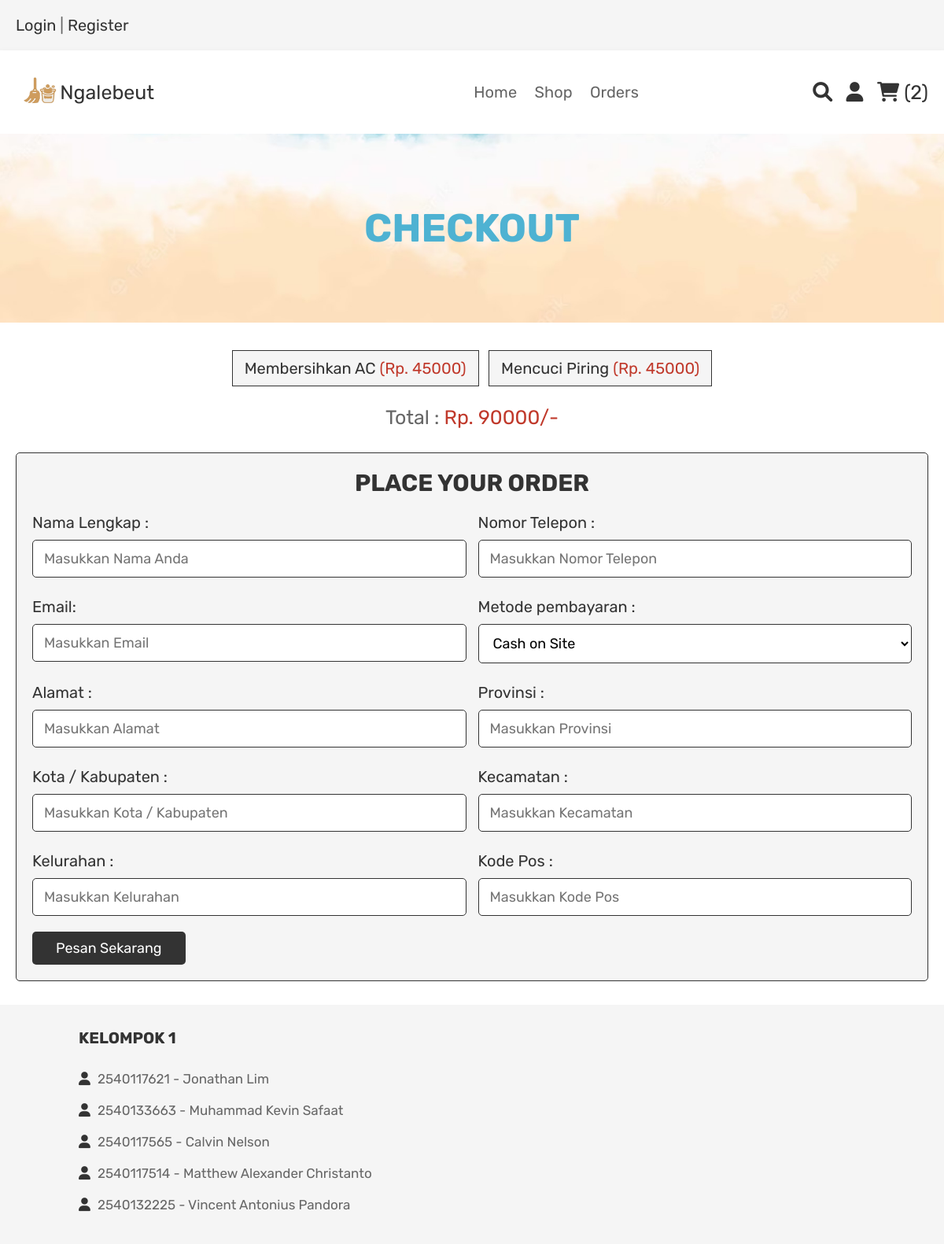
Page /checkout.php (signed in) on the earlier database version.
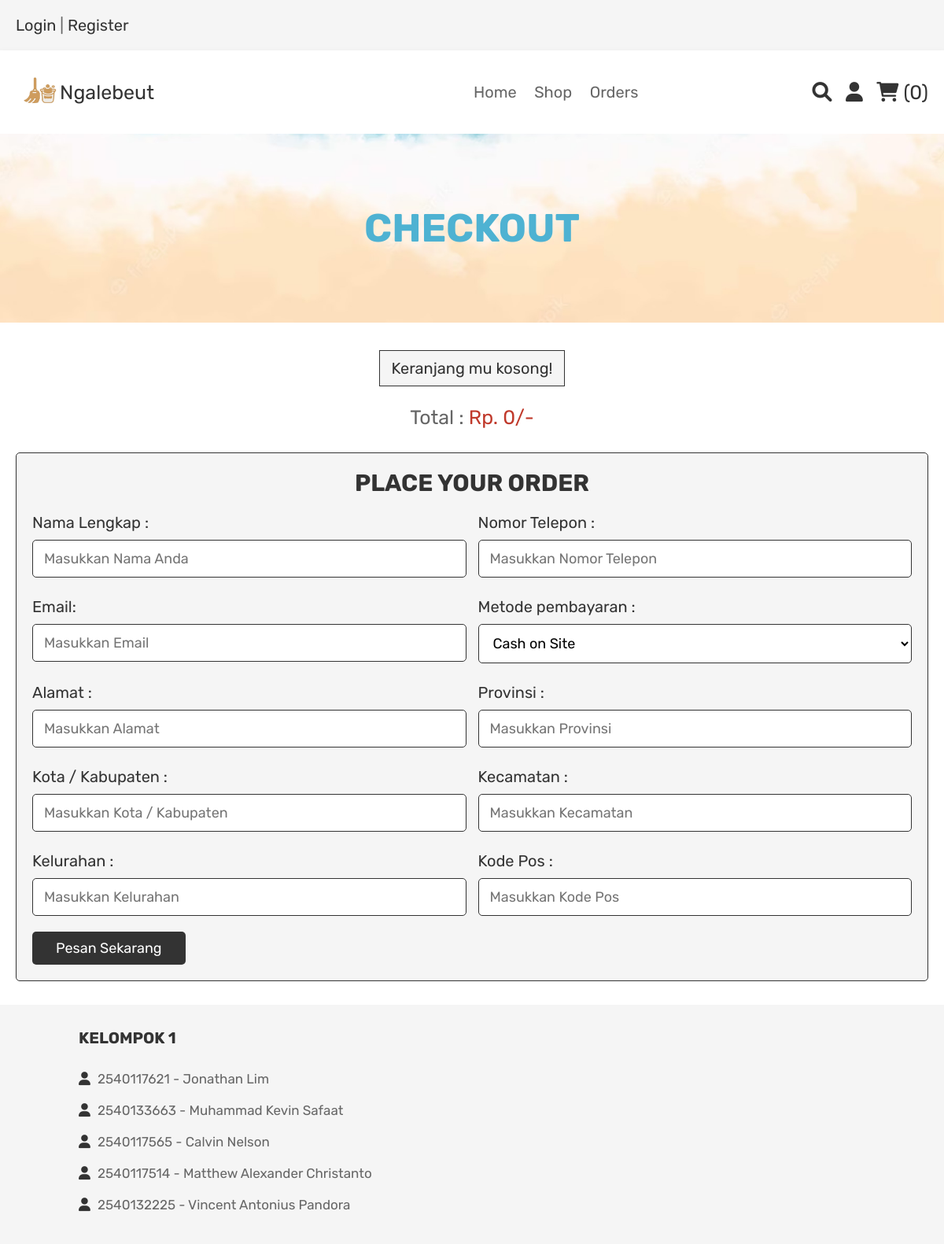
Same page on the later database version.
### tables this page shows
CREATE TABLE `cart` (
  `id` int(100) NOT NULL,
  `user_id` int(100) NOT NULL,
  `name` varchar(100) NOT NULL,
  `price` int(100) NOT NULL,
  `quantity` int(100) NOT NULL,
  `image` varchar(100) NOT NULL
);

### checkout.php (the view, shortened to what this page needs)
<?php
include 'config.php';
$user_id = $_SESSION['user_id'];
?>
<!DOCTYPE html>
<html lang="en">
<head>
   <link rel="stylesheet" href="https://cdnjs.cloudflare.com/ajax/libs/font-awesome/6.0.0/css/all.min.css">
   <link rel="stylesheet" href="css/style.css">
</head>
<body>
<?php include 'header.php'; ?>
<div class="heading">
   <h3>Checkout</h3>
</div>
<section class="display-order">
   <?php
      $grand_total = 0;
      $select_cart = mysqli_query($conn, "SELECT * FROM `cart` WHERE user_id = '$user_id'") or die('query failed');
      if(mysqli_num_rows($select_cart) > 0){
         while($fetch_cart = mysqli_fetch_assoc($select_cart)){
            $total_price = ($fetch_cart['price'] * 1);
            $grand_total += $total_price;
   ?>
   <p> <?php echo $fetch_cart['name']; ?> <span>(<?php echo 'Rp. '.$fetch_cart['price']; ?>)</span> </p>
   <?php
      }
   }else{
      echo '<p class="empty">Keranjang mu kosong!</p>';
   }
   ?>
   <div class="grand-total"> Total : <span>Rp. <?php echo $grand_total; ?>/-</span> </div>
</section>
<section class="checkout">
   <form action="" method="post">
      <h3>place your order</h3>
      <div class="flex">
         <div class="inputBox">
            <span>Nama Lengkap :</span>
            <input type="text" name="nama" required placeholder="Masukkan Nama Anda">
         </div>
         <div class="inputBox">
            <span>Nomor Telepon :</span>
            <input type="number" name="nomorhp" required placeholder="Masukkan Nomor Telepon">
         </div>
         <div class="inputBox">
            <span>Email:</span>
            <input type="email" name="email" required placeholder="Masukkan Email">
         </div>
         <div class="inputBox">
            <span>Metode pembayaran :</span>
            <select name="method">
               <option value="cash on delivery">Cash on Site</option>
            </select>
         </div>
         <div class="inputBox">
            <span>Alamat :</span>
            <input type="text" name="alamat" required placeholder="Masukkan Alamat">
         </div>
         <div class="inputBox">
            <span>Provinsi :</span>
            <input type="text" name="provinsi" required placeholder="Masukkan Provinsi">
         </div>
         <div class="inputBox">
            <span>Kota / Kabupaten :</span>
            <input type="text" name="kotkab" required placeholder="Masukkan Kota / Kabupaten">
         </div>
         <div class="inputBox">
            <span>Kecamatan :</span>
            <input type="text" name="kecamatan" required placeholder="Masukkan Kecamatan">
         </div>
         <div class="inputBox">
            <span>Kelurahan :</span>
            <input type="text" name="kelurahan" required placeholder="Masukkan Kelurahan">
         </div>
         <div class="inputBox">
            <span>Kode Pos :</span>
            <input type="number" min="0" name="kodepos" required placeholder="Masukkan Kode Pos">
         </div>
      </div>
      <input type="submit" value="Pesan Sekarang" class="btn" name="order_btn">
   </form>
</section>
<?php include 'footer.php'; ?>
</body>
</html>

### header.php (shortened to what this page needs)
<header class="header">
   <div class="header-1">
      <div class="flex">
         <p><a href="login.php">Login</a> | <a href="register.php">Register</a> </p>
      </div>
   </div>
   <div class="header-2">
      <div class="flex">
         <a href="home.php" class="logo"><img class="logo_banner" src="images/logo_ngalebeut.png"><a href="home.php" class="yes">Ngalebeut</a>
         <nav class="navbar">
            <a href="home.php">Home</a>
            <a href="shop.php">Shop</a>
            <a href="orders.php">Orders</a>
         </nav>
         <div class="icons">
            <a href="search_page.php" class="fas fa-search"></a>
            <div id="user-btn" class="fas fa-user"></div>
            <?php
               $select_cart_number = mysqli_query($conn, "SELECT * FROM `cart` WHERE user_id = '$user_id'") or die('query failed');
               $cart_rows_number = mysqli_num_rows($select_cart_number);
            ?>
            <a href="cart.php"> <i class="fas fa-shopping-cart"></i> <span>(<?php echo $cart_rows_number; ?>)</span> </a>
         </div>
      </div>
   </div>
</header>

Differences in the rows shown:
removed cart: name "Membersihkan AC", price "45000"
removed cart: name "Mencuci Piring", price "45000"
Other differences:
$cart_rows_number: "2" → "0"
$grand_total: "90000" → "0"
text now shown: "Keranjang mu kosong!"
